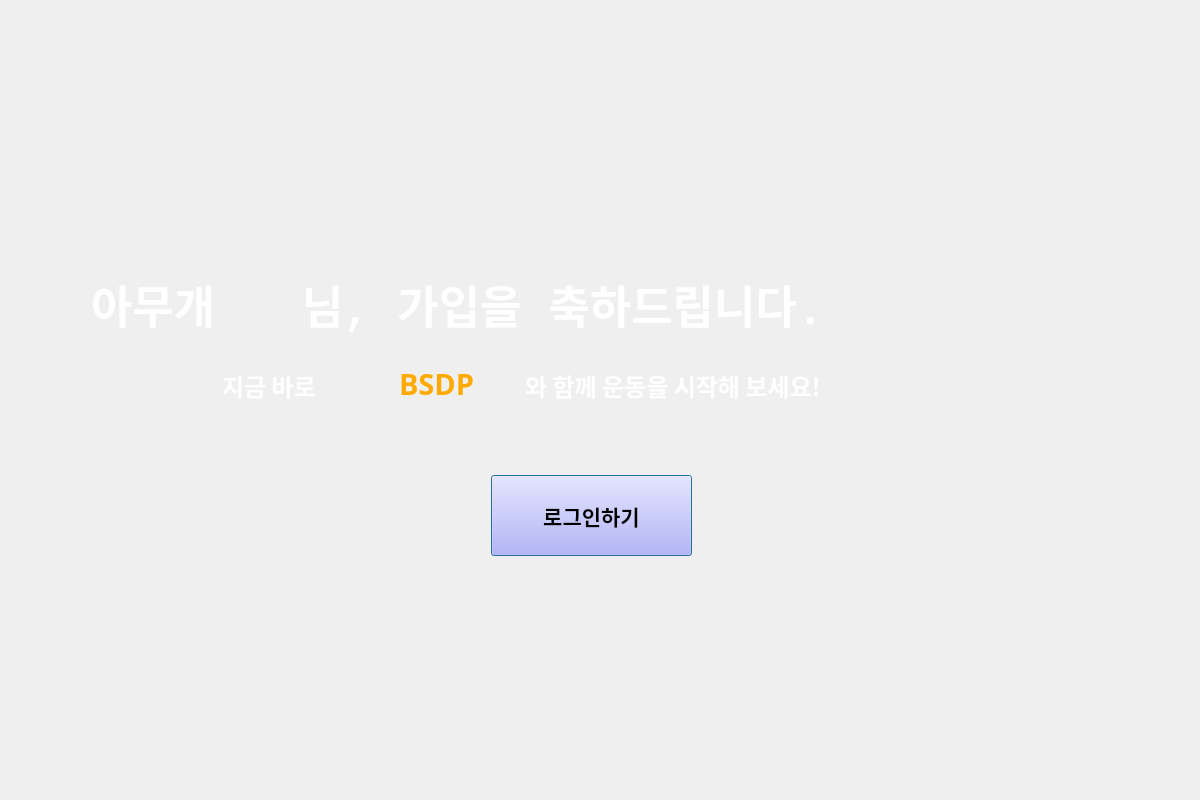
<?xml version="1.0" encoding="UTF-8"?>
<ui version="4.0">
 <class>Dialog</class>
 <widget class="QDialog" name="Dialog">
  <property name="geometry">
   <rect>
    <x>0</x>
    <y>0</y>
    <width>1200</width>
    <height>800</height>
   </rect>
  </property>
  <property name="palette">
   <palette>
    <active>
     <colorrole role="WindowText">
      <brush brushstyle="SolidPattern">
       <color alpha="255">
        <red>170</red>
        <green>85</green>
        <blue>0</blue>
       </color>
      </brush>
     </colorrole>
    </active>
    <inactive>
     <colorrole role="WindowText">
      <brush brushstyle="SolidPattern">
       <color alpha="255">
        <red>170</red>
        <green>85</green>
        <blue>0</blue>
       </color>
      </brush>
     </colorrole>
    </inactive>
    <disabled>
     <colorrole role="WindowText">
      <brush brushstyle="SolidPattern">
       <color alpha="255">
        <red>120</red>
        <green>120</green>
        <blue>120</blue>
       </color>
      </brush>
     </colorrole>
    </disabled>
   </palette>
  </property>
  <property name="windowTitle">
   <string>Dialog</string>
  </property>
  <widget class="QLabel" name="label">
   <property name="geometry">
    <rect>
     <x>302</x>
     <y>264</y>
     <width>821</width>
     <height>81</height>
    </rect>
   </property>
   <property name="palette">
    <palette>
     <active>
      <colorrole role="WindowText">
       <brush brushstyle="SolidPattern">
        <color alpha="255">
         <red>255</red>
         <green>255</green>
         <blue>255</blue>
        </color>
       </brush>
      </colorrole>
     </active>
     <inactive>
      <colorrole role="WindowText">
       <brush brushstyle="SolidPattern">
        <color alpha="255">
         <red>255</red>
         <green>255</green>
         <blue>255</blue>
        </color>
       </brush>
      </colorrole>
     </inactive>
     <disabled>
      <colorrole role="WindowText">
       <brush brushstyle="SolidPattern">
        <color alpha="255">
         <red>120</red>
         <green>120</green>
         <blue>120</blue>
        </color>
       </brush>
      </colorrole>
     </disabled>
    </palette>
   </property>
   <property name="font">
    <font>
     <family>Consolas</family>
     <pointsize>34</pointsize>
     <weight>75</weight>
     <bold>true</bold>
    </font>
   </property>
   <property name="text">
    <string>님, 가입을 축하드립니다. </string>
   </property>
  </widget>
  <widget class="QLabel" name="label_2">
   <property name="geometry">
    <rect>
     <x>399</x>
     <y>359</y>
     <width>101</width>
     <height>50</height>
    </rect>
   </property>
   <property name="palette">
    <palette>
     <active>
      <colorrole role="WindowText">
       <brush brushstyle="SolidPattern">
        <color alpha="255">
         <red>255</red>
         <green>170</green>
         <blue>0</blue>
        </color>
       </brush>
      </colorrole>
     </active>
     <inactive>
      <colorrole role="WindowText">
       <brush brushstyle="SolidPattern">
        <color alpha="255">
         <red>255</red>
         <green>170</green>
         <blue>0</blue>
        </color>
       </brush>
      </colorrole>
     </inactive>
     <disabled>
      <colorrole role="WindowText">
       <brush brushstyle="SolidPattern">
        <color alpha="255">
         <red>120</red>
         <green>120</green>
         <blue>120</blue>
        </color>
       </brush>
      </colorrole>
     </disabled>
    </palette>
   </property>
   <property name="font">
    <font>
     <family>Candara</family>
     <pointsize>22</pointsize>
     <weight>75</weight>
     <bold>true</bold>
    </font>
   </property>
   <property name="text">
    <string>BSDP</string>
   </property>
  </widget>
  <widget class="QLabel" name="label_3">
   <property name="geometry">
    <rect>
     <x>222</x>
     <y>360</y>
     <width>171</width>
     <height>50</height>
    </rect>
   </property>
   <property name="palette">
    <palette>
     <active>
      <colorrole role="WindowText">
       <brush brushstyle="SolidPattern">
        <color alpha="255">
         <red>255</red>
         <green>255</green>
         <blue>255</blue>
        </color>
       </brush>
      </colorrole>
      <colorrole role="Text">
       <brush brushstyle="SolidPattern">
        <color alpha="255">
         <red>255</red>
         <green>255</green>
         <blue>255</blue>
        </color>
       </brush>
      </colorrole>
      <colorrole role="ButtonText">
       <brush brushstyle="SolidPattern">
        <color alpha="255">
         <red>255</red>
         <green>255</green>
         <blue>255</blue>
        </color>
       </brush>
      </colorrole>
     </active>
     <inactive>
      <colorrole role="WindowText">
       <brush brushstyle="SolidPattern">
        <color alpha="255">
         <red>255</red>
         <green>255</green>
         <blue>255</blue>
        </color>
       </brush>
      </colorrole>
      <colorrole role="Text">
       <brush brushstyle="SolidPattern">
        <color alpha="255">
         <red>255</red>
         <green>255</green>
         <blue>255</blue>
        </color>
       </brush>
      </colorrole>
      <colorrole role="ButtonText">
       <brush brushstyle="SolidPattern">
        <color alpha="255">
         <red>255</red>
         <green>255</green>
         <blue>255</blue>
        </color>
       </brush>
      </colorrole>
     </inactive>
     <disabled>
      <colorrole role="WindowText">
       <brush brushstyle="SolidPattern">
        <color alpha="255">
         <red>255</red>
         <green>255</green>
         <blue>255</blue>
        </color>
       </brush>
      </colorrole>
      <colorrole role="Text">
       <brush brushstyle="SolidPattern">
        <color alpha="255">
         <red>255</red>
         <green>255</green>
         <blue>255</blue>
        </color>
       </brush>
      </colorrole>
      <colorrole role="ButtonText">
       <brush brushstyle="SolidPattern">
        <color alpha="255">
         <red>255</red>
         <green>255</green>
         <blue>255</blue>
        </color>
       </brush>
      </colorrole>
     </disabled>
    </palette>
   </property>
   <property name="font">
    <font>
     <family>Candara</family>
     <pointsize>18</pointsize>
     <weight>75</weight>
     <bold>true</bold>
    </font>
   </property>
   <property name="styleSheet">
    <string notr="true">color: rgb(255, 255, 255);</string>
   </property>
   <property name="text">
    <string>지금 바로 </string>
   </property>
  </widget>
  <widget class="QLabel" name="label_4">
   <property name="geometry">
    <rect>
     <x>525</x>
     <y>361</y>
     <width>551</width>
     <height>50</height>
    </rect>
   </property>
   <property name="palette">
    <palette>
     <active>
      <colorrole role="WindowText">
       <brush brushstyle="SolidPattern">
        <color alpha="255">
         <red>255</red>
         <green>255</green>
         <blue>255</blue>
        </color>
       </brush>
      </colorrole>
      <colorrole role="Text">
       <brush brushstyle="SolidPattern">
        <color alpha="255">
         <red>255</red>
         <green>255</green>
         <blue>255</blue>
        </color>
       </brush>
      </colorrole>
      <colorrole role="ButtonText">
       <brush brushstyle="SolidPattern">
        <color alpha="255">
         <red>255</red>
         <green>255</green>
         <blue>255</blue>
        </color>
       </brush>
      </colorrole>
     </active>
     <inactive>
      <colorrole role="WindowText">
       <brush brushstyle="SolidPattern">
        <color alpha="255">
         <red>255</red>
         <green>255</green>
         <blue>255</blue>
        </color>
       </brush>
      </colorrole>
      <colorrole role="Text">
       <brush brushstyle="SolidPattern">
        <color alpha="255">
         <red>255</red>
         <green>255</green>
         <blue>255</blue>
        </color>
       </brush>
      </colorrole>
      <colorrole role="ButtonText">
       <brush brushstyle="SolidPattern">
        <color alpha="255">
         <red>255</red>
         <green>255</green>
         <blue>255</blue>
        </color>
       </brush>
      </colorrole>
     </inactive>
     <disabled>
      <colorrole role="WindowText">
       <brush brushstyle="SolidPattern">
        <color alpha="255">
         <red>255</red>
         <green>255</green>
         <blue>255</blue>
        </color>
       </brush>
      </colorrole>
      <colorrole role="Text">
       <brush brushstyle="SolidPattern">
        <color alpha="255">
         <red>255</red>
         <green>255</green>
         <blue>255</blue>
        </color>
       </brush>
      </colorrole>
      <colorrole role="ButtonText">
       <brush brushstyle="SolidPattern">
        <color alpha="255">
         <red>255</red>
         <green>255</green>
         <blue>255</blue>
        </color>
       </brush>
      </colorrole>
     </disabled>
    </palette>
   </property>
   <property name="font">
    <font>
     <family>Candara</family>
     <pointsize>18</pointsize>
     <weight>75</weight>
     <bold>true</bold>
    </font>
   </property>
   <property name="styleSheet">
    <string notr="true">color: rgb(255, 255, 255);</string>
   </property>
   <property name="frameShape">
    <enum>QFrame::NoFrame</enum>
   </property>
   <property name="text">
    <string>와 함께 운동을 시작해 보세요!</string>
   </property>
   <property name="textFormat">
    <enum>Qt::RichText</enum>
   </property>
  </widget>
  <widget class="QPushButton" name="pushButton">
   <property name="geometry">
    <rect>
     <x>491</x>
     <y>475</y>
     <width>201</width>
     <height>81</height>
    </rect>
   </property>
   <property name="palette">
    <palette>
     <active>
      <colorrole role="WindowText">
       <brush brushstyle="SolidPattern">
        <color alpha="255">
         <red>170</red>
         <green>85</green>
         <blue>0</blue>
        </color>
       </brush>
      </colorrole>
      <colorrole role="Button">
       <brush brushstyle="SolidPattern">
        <color alpha="255">
         <red>177</red>
         <green>166</green>
         <blue>255</blue>
        </color>
       </brush>
      </colorrole>
      <colorrole role="Base">
       <brush brushstyle="SolidPattern">
        <color alpha="255">
         <red>177</red>
         <green>166</green>
         <blue>255</blue>
        </color>
       </brush>
      </colorrole>
      <colorrole role="Window">
       <brush brushstyle="SolidPattern">
        <color alpha="255">
         <red>177</red>
         <green>166</green>
         <blue>255</blue>
        </color>
       </brush>
      </colorrole>
     </active>
     <inactive>
      <colorrole role="WindowText">
       <brush brushstyle="SolidPattern">
        <color alpha="255">
         <red>170</red>
         <green>85</green>
         <blue>0</blue>
        </color>
       </brush>
      </colorrole>
      <colorrole role="Button">
       <brush brushstyle="SolidPattern">
        <color alpha="255">
         <red>177</red>
         <green>166</green>
         <blue>255</blue>
        </color>
       </brush>
      </colorrole>
      <colorrole role="Base">
       <brush brushstyle="SolidPattern">
        <color alpha="255">
         <red>177</red>
         <green>166</green>
         <blue>255</blue>
        </color>
       </brush>
      </colorrole>
      <colorrole role="Window">
       <brush brushstyle="SolidPattern">
        <color alpha="255">
         <red>177</red>
         <green>166</green>
         <blue>255</blue>
        </color>
       </brush>
      </colorrole>
     </inactive>
     <disabled>
      <colorrole role="WindowText">
       <brush brushstyle="SolidPattern">
        <color alpha="255">
         <red>120</red>
         <green>120</green>
         <blue>120</blue>
        </color>
       </brush>
      </colorrole>
      <colorrole role="Button">
       <brush brushstyle="SolidPattern">
        <color alpha="255">
         <red>177</red>
         <green>166</green>
         <blue>255</blue>
        </color>
       </brush>
      </colorrole>
      <colorrole role="Base">
       <brush brushstyle="SolidPattern">
        <color alpha="255">
         <red>177</red>
         <green>166</green>
         <blue>255</blue>
        </color>
       </brush>
      </colorrole>
      <colorrole role="Window">
       <brush brushstyle="SolidPattern">
        <color alpha="255">
         <red>177</red>
         <green>166</green>
         <blue>255</blue>
        </color>
       </brush>
      </colorrole>
     </disabled>
    </palette>
   </property>
   <property name="font">
    <font>
     <family>Consolas</family>
     <pointsize>16</pointsize>
     <weight>75</weight>
     <bold>true</bold>
    </font>
   </property>
   <property name="styleSheet">
    <string notr="true">

background-color: rgb(177, 166, 255);</string>
   </property>
   <property name="text">
    <string>로그인하기</string>
   </property>
  </widget>
  <widget class="QLabel" name="label_5">
   <property name="geometry">
    <rect>
     <x>91</x>
     <y>264</y>
     <width>201</width>
     <height>80</height>
    </rect>
   </property>
   <property name="palette">
    <palette>
     <active>
      <colorrole role="WindowText">
       <brush brushstyle="SolidPattern">
        <color alpha="255">
         <red>255</red>
         <green>255</green>
         <blue>255</blue>
        </color>
       </brush>
      </colorrole>
     </active>
     <inactive>
      <colorrole role="WindowText">
       <brush brushstyle="SolidPattern">
        <color alpha="255">
         <red>255</red>
         <green>255</green>
         <blue>255</blue>
        </color>
       </brush>
      </colorrole>
     </inactive>
     <disabled>
      <colorrole role="WindowText">
       <brush brushstyle="SolidPattern">
        <color alpha="255">
         <red>120</red>
         <green>120</green>
         <blue>120</blue>
        </color>
       </brush>
      </colorrole>
     </disabled>
    </palette>
   </property>
   <property name="font">
    <font>
     <family>Consolas</family>
     <pointsize>34</pointsize>
     <weight>75</weight>
     <bold>true</bold>
    </font>
   </property>
   <property name="text">
    <string>아무개</string>
   </property>
  </widget>
  <widget class="QLabel" name="label_6">
   <property name="geometry">
    <rect>
     <x>0</x>
     <y>0</y>
     <width>1200</width>
     <height>800</height>
    </rect>
   </property>
   <property name="text">
    <string>&lt;html&gt;&lt;head/&gt;&lt;body&gt;&lt;p&gt;&lt;img src=&quot;:/newPrefix/흐린배경.jpg&quot;/&gt;&lt;/p&gt;&lt;/body&gt;&lt;/html&gt;</string>
   </property>
  </widget>
  <zorder>label_6</zorder>
  <zorder>label</zorder>
  <zorder>label_2</zorder>
  <zorder>label_3</zorder>
  <zorder>label_4</zorder>
  <zorder>pushButton</zorder>
  <zorder>label_5</zorder>
 </widget>
 <resources>
  <include location="넣을 이미지/흐린배경.qrc"/>
 </resources>
 <connections/>
</ui>
